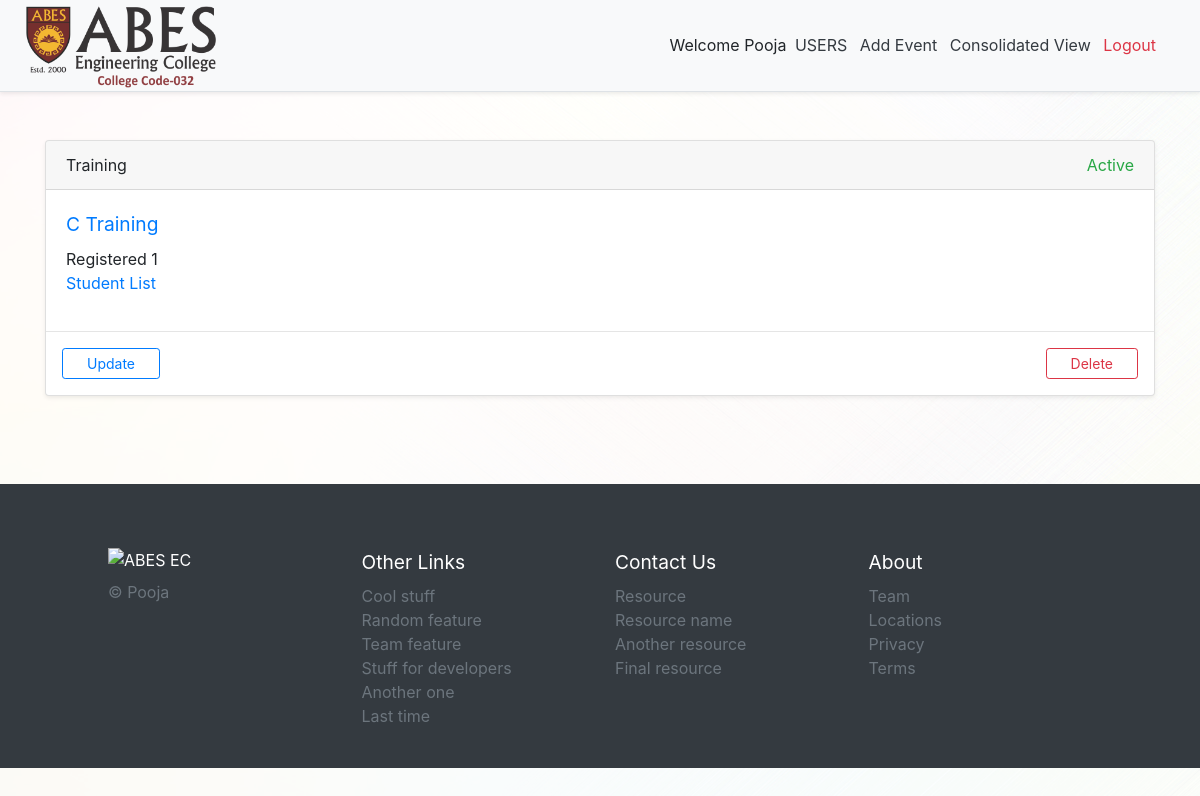
The page /consolidatedview/ (signed in) on the database as committed earlier.
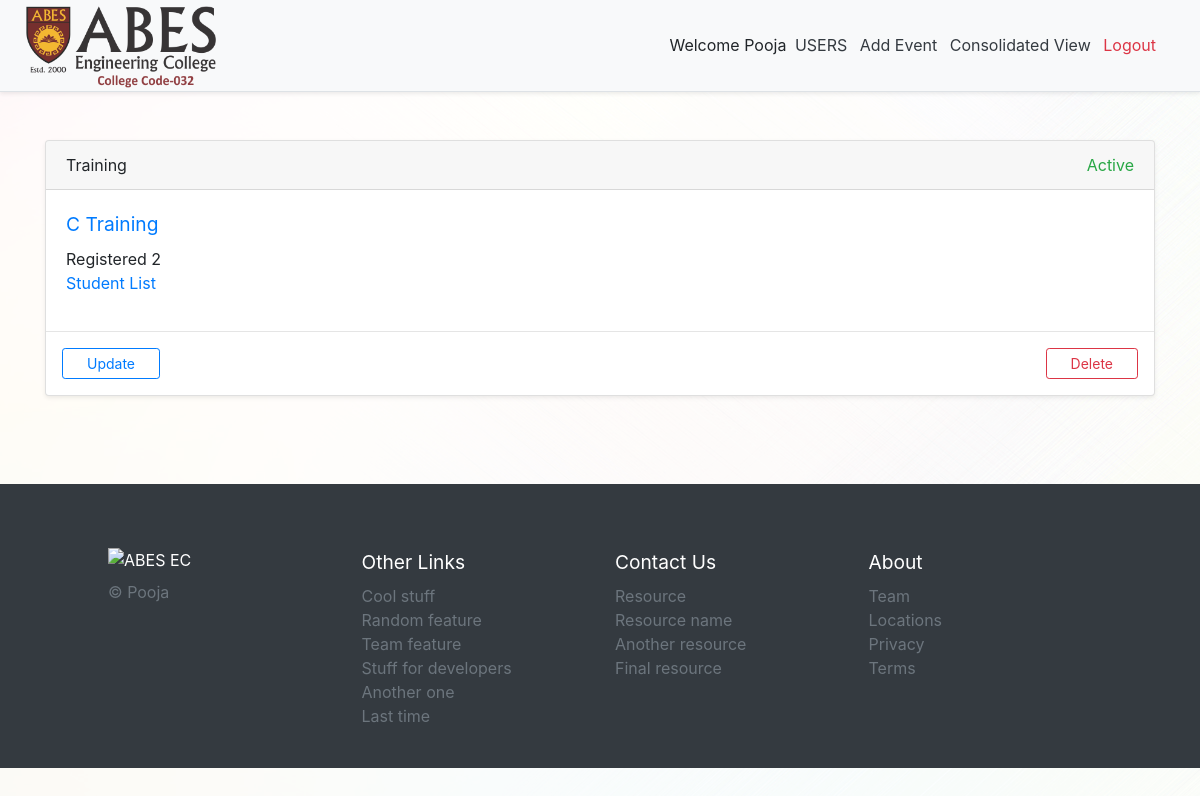
The same page on the database as committed later.
### events/models.py (models this page shows, shortened)
class TrainingRecord(models.Model):
    slug = models.SlugField(unique=True)
    c_o_e = models.CharField(max_length=75)
    event_name = models.CharField(max_length=55)
    description = models.TextField(max_length=1010)
    duration = models.CharField(max_length=25)
    resource_person = models.CharField(max_length=55)
    resource_person_data = models.TextField(max_length=510)
    registration_start = models.DateTimeField()
    registration_end = models.DateTimeField()
    event_date = models.IntegerField()
    event_month = models.CharField(max_length=25)
    event_year = models.IntegerField()
    eligible_branches = models.CharField(max_length=10)
    outside_student = models.CharField(max_length=5)
    venue = models.TextField(max_length=1010)
    registered = models.IntegerField(default=0)
    fees = models.FloatField()
    timestamp = models.DateTimeField(auto_now_add=True)
    user = models.ForeignKey(User, on_delete=models.PROTECT)

### account/views.py (the view)
# urls.py: path('consolidatedview/', login_required(consolidatedview), name='consolidatedview'),
def consolidatedview(request):
    workshop = WorkshopRecord.objects.filter(user=request.user)
    seminar = SeminarRecord.objects.filter(user=request.user)
    training = TrainingRecord.objects.filter(user=request.user)
    competition = CompetitionRecord.objects.filter(user=request.user)
    guest_lecture = GuestLectureRecord.objects.filter(user=request.user)
    return render(request, 'consolidatedview.html',
                  {'workshop': workshop, 'training': training, 'competition': competition,
                   'seminar': seminar, 'guest_lecture': guest_lecture, 'now': timezone.now()})

### account/templates/consolidatedview.html (shortened to what this page needs)
{% extends "base.html" %}{% load staticfiles %}{% block head_title %}ABES |{{ block.super }}{% endblock head_title %}
{% block content %}
    <div class="pt-4">
        <div class="card-deck mb-3">
            {% for i in training %}
                <div class="card mb-4 shadow-sm">
                    <div class="card-header">
                        <span class="font-weight-normal">Training</span>
                        {% if now < i.registration_end %}<span class="text-success float-right">Active</span>
                        {% else %}<span class="text-danger float-right">Not Active</span>{% endif %}
                    </div>
                    <div class="card-body">
                        <h4><a href="{% url 'training_description_with_slug' slug=i.slug %}">{{ i.event_name }}</a></h4>
                        Registered {{ i.registered }}<br>
                        <a href="{% url 'studentlist_training' registered_event_code=i.slug %}">Student List</a></div>
                    <hr>
                    <div class="pb-3 px-3">
                        <a href="{% url 'update_training' slug=i.slug %}"
                           class="btn btn-outline-primary btn-sm px-4">Update</a>
                        <a href="{% url 'delete_training' slug=i.slug %}"
                           class="btn btn-outline-danger float-right btn-sm px-4">Delete</a>
                    </div>
                </div>{% endfor %}
        </div>
    </div>
{% endblock %}

Rows that differ between the two databases and show on the page:
changed TrainingRecord "C Training": registered "1" → "2"
